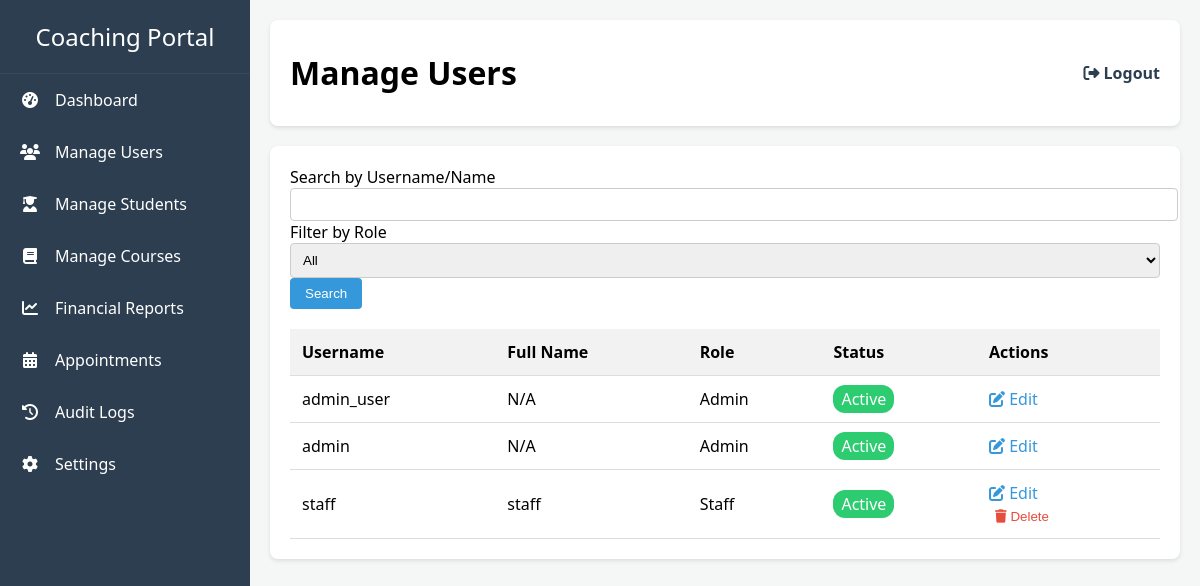
Screenshot of /admin_portal/manage_users (signed in) with the database file from the repository.
### models.py (models this page shows, shortened)
class User(db.Model, UserMixin):
    id = db.Column(db.Integer, primary_key=True)
    username = db.Column(db.String(20), unique=True, nullable=False)
    password_hash = db.Column(db.String(60), nullable=False)
    role = db.Column(db.String(20), nullable=False)
    is_active = db.Column(db.Boolean, nullable=False, default=True)
    staff_profile = db.relationship('Staff', backref='user', uselist=False)
    receptionist_profile = db.relationship('Receptionist', backref='user', uselist=False)
    student_profile = db.relationship('Student', backref='user', uselist=False)

class Staff(db.Model):
    id = db.Column(db.Integer, primary_key=True)
    name = db.Column(db.String(100), nullable=False)
    user_id = db.Column(db.Integer, db.ForeignKey('user.id'), unique=True, nullable=False)
    subjects = db.relationship('Subject', secondary=staff_subjects, lazy='subquery',
        backref=db.backref('teachers', lazy=True))
    batches = db.relationship('Batch', secondary=staff_batches, lazy='subquery',
        backref=db.backref('teachers', lazy=True))

### app.py (the view, shortened to what this page needs)
@app.route('/admin_portal/manage_users', methods=['GET', 'POST'])
@login_required
def manage_users():
    if current_user.role != 'admin':
        return redirect(url_for('login'))
    query = User.query.join(Staff, isouter=True).join(Receptionist, isouter=True)
    search_query = request.form.get('search_query')
    role_filter = request.form.get('role_filter')
    users = query.all()
    return render_template('manage_users.html', users=users, search_query=search_query, role_filter=role_filter)

### app.py (called while the page is built)
@login_manager.user_loader
def load_user(user_id):
    return db.session.get(User, int(user_id))

### templates/manage_users.html (shortened to what this page needs)
{% extends "base.html" %}
{% block page_title %}Manage Users{% endblock %}
{% block content %}
<div class="card">
    <form method="POST" class="row g-3 align-items-end">
        <div class="col-md-5">
            <label for="search_query" class="form-label">Search by Username/Name</label>
            <input type="text" id="search_query" name="search_query" value="{{ search_query or '' }}" class="form-control">
        </div>
        <div class="col-md-5">
            <label for="role_filter" class="form-label">Filter by Role</label>
            <select id="role_filter" name="role_filter" class="form-select">
                <option value="">All</option>
            </select>
        </div>
        <div class="col-md-2">
            <button type="submit" class="btn btn-primary w-100">Search</button>
        </div>
    </form>
    <div class="mt-4">
        <table class="table">
            <thead>
                <tr>
                    <th>Username</th>
                    <th>Full Name</th>
                    <th>Role</th>
                    <th>Status</th>
                    <th>Actions</th>
                </tr>
            </thead>
            <tbody>
                {% for user in users %}
                <tr>
                    <td>{{ user.username }}</td>
                    <td>{{ user.staff_profile.name if user.staff_profile else (user.receptionist_profile.name if user.receptionist_profile else 'N/A') }}</td>
                    <td>{{ user.role | capitalize }}</td>
                    <td>
                        <span style="padding: 3px 8px; border-radius: 12px; color: white; background-color: {% if user.is_active %}#2ecc71{% else %}#e74c3c{% endif %};">
                            {{ "Active" if user.is_active else "Inactive" }}
                        </span>
                    </td>
                    <td class="action-links">
                        <a href="{{ url_for('edit_user', user_id=user.id) }}"><i class="fas fa-edit"></i> Edit</a>
                        {% if user.role != 'admin' %}
                            <form action="{{ url_for('delete_user', user_id=user.id) }}" method="POST" onsubmit="return confirm('Are you sure?');" class="d-inline">
                                <button type="submit" class="delete-btn"><i class="fas fa-trash"></i> Delete</button>
                            </form>
                        {% endif %}
                    </td>
                </tr>
                {% endfor %}
            </tbody>
        </table>
    </div>
</div>
{% endblock %}

### templates/base.html (style rules this page uses)
body { font-family: 'Segoe UI', Tahoma, Geneva, Verdana, sans-serif; margin: 0; background-color: #f4f7f6; display: flex; }

### templates/manage_users.html (style rules this page uses)
.card { background: #fff; border-radius: 8px; box-shadow: 0 2px 4px rgba(0,0,0,0.1); padding: 20px; }
.form-control, .form-select { width: 100%; padding: 8px; border-radius: 4px; border: 1px solid #ccc; }
.btn { padding: 8px 15px; border: none; border-radius: 4px; cursor: pointer; color: white; }
.btn-primary { background: #3498db; }
.table { width: 100%; border-collapse: collapse; margin-top: 20px; }
.table th, .table td { padding: 12px; text-align: left; border-bottom: 1px solid #ddd; }
.table th { background-color: #f2f2f2; }
.action-links a, .action-links button { color: #3498db; text-decoration: none; margin-right: 10px; background: none; border: none; cursor: pointer; }
.action-links .delete-btn { color: #e74c3c; }

### rows the page displays
User: username "admin_user", staff_profile "N/A", role "Admin", is_active "Active"
User: username "admin", staff_profile "N/A", role "Admin", is_active "Active"
User: username "staff", staff_profile "staff", role "Staff", is_active "Active"
